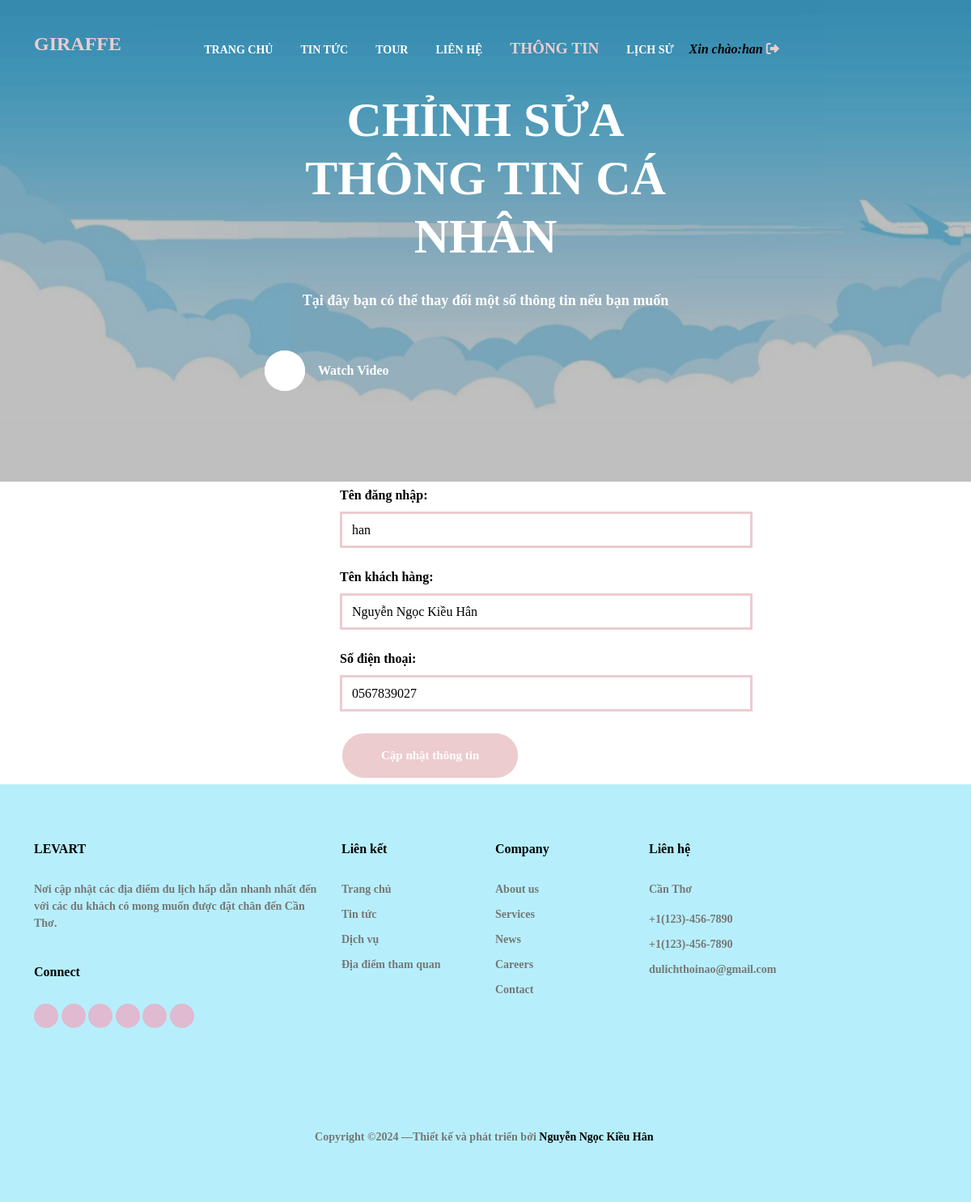
Screenshot of /profile.php (signed in) with the database file from the repository.
### tables this page shows
CREATE TABLE `khachhang` (
  `KH_MA` int(11) NOT NULL,
  `KH_HOTEN` varchar(150) NOT NULL,
  `KH_EMAIL` varchar(150) NOT NULL,
  `KH_SDT` varchar(10) NOT NULL,
  `KH_DIACHI` text NOT NULL,
  `KH_USERNAME` varchar(100) NOT NULL,
  `KH_PASSWORD` varchar(10) NOT NULL
);

### profile.php (the view, shortened to what this page needs)
<?php
include('inc/header.php');
$servername = "localhost";
$username = "root";
$password = "";
$dbname = "giraffe";
$conn = new mysqli($servername, $username, $password, $dbname);
$KH_USERNAME = $_SESSION["KH_USERNAME"];
$sql = "SELECT * FROM khachhang WHERE KH_USERNAME= '$KH_USERNAME'";
$result = $conn->query($sql);
if ($result->num_rows > 0) {
    $row = $result->fetch_assoc();
    $KH_HOTEN = $row['KH_HOTEN'];
    $KH_SDT = $row['KH_SDT'];
    $KH_USERNAME = $row['KH_USERNAME'];
} else {
    echo "Không tìm thấy thông tin khách hàng.";
    exit();
}
?>
<div class="hero overlay py-0 bg-white">
    <div class="img-bg rellax">
        <img src="images/nen.jpg" alt="Image" class="img-fluid">
    </div>
    <div class="container">
        <div class="row align-items-center justify-content-start">
            <div class="col-lg-6 mx-auto text-center">
                <h1 class="heading" data-aos="fade-up">CHỈNH SỬA THÔNG TIN CÁ NHÂN</h1>
                <p class="mb-5" data-aos="fade-up">Tại đây bạn có thể thay đổi một số thông tin nếu bạn muốn</p>
                <div data-aos="fade-up">
                    <a href="https://youtu.be/NhJrf3F1hCI?t=126"
                        class="play-button align-items-center d-flex glightbox3">
                        <span class="icon-button me-3">
                            <span class="icon-play"></span>
                        </span>
                        <span class="caption">Watch Video</span>
                    </a>
                </div>
            </div>
        </div>
    </div>
</div>
<form class="form-section" method="post" action="">
    <div class="col-lg-62">
        <label class="form-label" for="KH_USERNAME">Tên đăng nhập:</label>
        <input type="text" class="form-control" name="KH_USERNAME" value="<?php echo $KH_USERNAME; ?>" readonly><br>
    </div>
    <div class="col-lg-62">
        <label class="form-label" for="KH_HOTEN">Tên khách hàng:</label>
        <input type="text" class="form-control" name="KH_HOTEN" value="<?php echo $KH_HOTEN; ?>"><br>
    </div>
    <div class="col-lg-62">
        <label class="form-label" for="KH_SDT">Số điện thoại:</label>
        <input type="tel" class="form-control" name="KH_SDT" value="<?php echo $KH_SDT; ?>"
            pattern="[-+]?[0-9]*?[0-9]+"><br>
    </div>
    <div class="col-lg-62">
        <button class="btn btn-primary py-3 px-5" type="submit">Cập nhật thông tin</button>
    </div>
</form>
<?php
include('inc/footer.php');
?>

### rows the page displays
khachhang: KH_USERNAME "han", KH_HOTEN "Nguyễn Ngọc Kiều Hân", KH_SDT "0567839027"

### other values shown
$_SESSION["KH_USERNAME"] "han"
